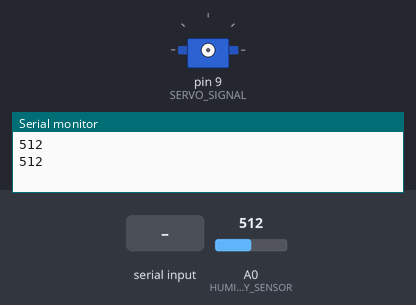
The sketch below on a simulated Arduino Uno, built with avr-gcc and run on an emulated ATmega328P. Parts: servo, the last lines printed to the serial monitor. Inputs (shaded band) come from the test bench; at power-on: A0 (HUMIDITY_SENSOR) = 512.

Above: at 1.2 s.
1.3 s: byte 30 received over Serial
At 2.45 s:
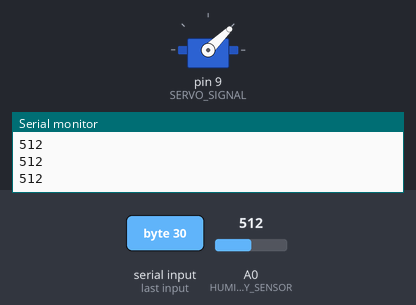
At 4.1 s:
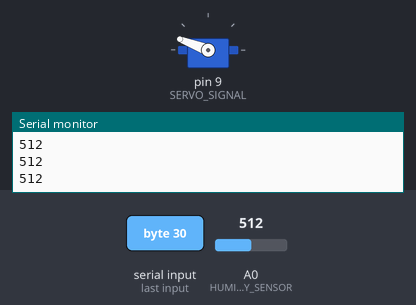
9.8 s: byte 90 received over Serial
At 10.4 s:
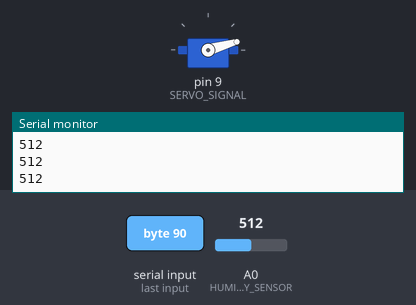
Timing chart, 0 to 15.8 s (numbered marks = the images above; inputs shaded):
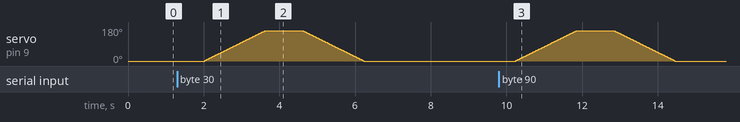

The sketch:

arduino_sensing.ino
```cpp
/**
 * Some simple code for reading a sensor and printing it over serial.
 *
 * released into the wild by Mark, Shiry, & Valkyrie in 2012
 */
#include <Servo.h>
const int HUMIDITY_SENSOR = A0;
const int SERVO_SIGNAL = 9;
const int LED = 13;
const int OFF_POS = 0;
const int ON_POS = 160;

const int ON_LENGTH = 20;

Servo watertube;

int pos = 0;    // variable to store the servo position
boolean water_plant =false;

void setup() {
  Serial.begin(9600);
  pinMode(HUMIDITY_SENSOR, INPUT);
}

void loop() {
  if (Serial.available() > 0) {
    int incoming = Serial.read();
    water_plant= true;
  }

  Serial.println(analogRead(HUMIDITY_SENSOR));

  if(water_plant){
    // Actuate the servo
    watertube.attach(SERVO_SIGNAL);  // Digital pin
    for(pos = 0; pos < ON_POS; pos += 1)  // goes from 0 degrees to 180 degrees
    {                                  // in steps of 1 degree
      watertube.write(pos);              // tell servo to go to position in variable 'pos'
      delay(10);                       // waits 15ms for the servo to reach the position
    }
    delay(1000);
    for(pos = ON_POS; pos>=1; pos-=1)     // goes from 180 degrees to 0 degrees
    {
      watertube.write(pos);              // tell servo to go to position in variable 'pos'
      delay(10);                       // waits 15ms for the servo to reach the position
    }
    watertube.write(0);
    watertube.detach();  // Digital pin
    water_plant =false;
  }
  delay(1000);
}
```

Measured:
- after the input at 1.3 s, servo on pin 9 (SERVO_SIGNAL): rises from 0° to 160° in 2.6 s, then falls to 0° in 1.6 s
- after the input at 9.8 s, servo on pin 9 (SERVO_SIGNAL): rises from 0° to 160° in 2.6 s, then falls to 0° in 1.6 s
